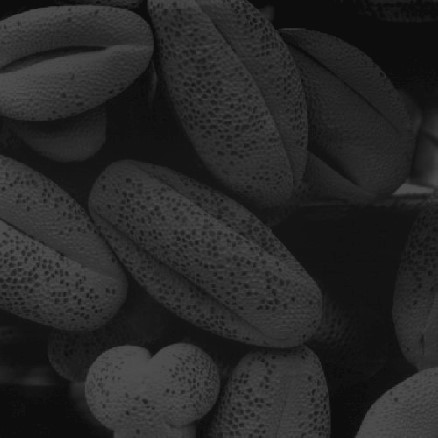
%> input picture MATLAB/直方图增强/test.jpg, 438 x 438 px
$ octave main.m   (GNU Octave 9; MATLAB toolbox functions it lacks are replaced by stand-ins)
%> lines starting %> are read from the running program, lines starting %| are printed output that depends on the picture
I = imread('test.jpg');
%> I is the input picture: size 438x438x3 uint8; min 6, max 83, mean 38.8

subplot(2, 2, 1);
imshow(I);
title('原始图像');

hgram=50:2:250;
J=histeq(I,hgram);
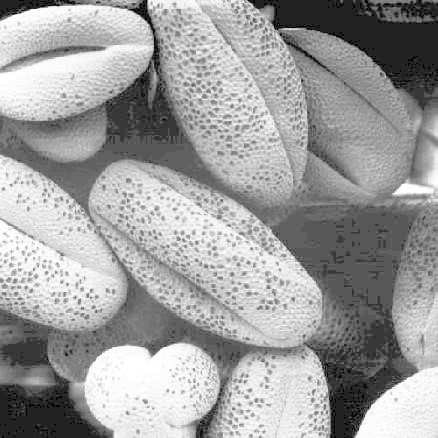
%> J: size 438x438x3 uint8; min 0, max 255, mean 158.2

subplot(2,2,2);
imshow(J);
title('图像的规定化');

subplot(2,2,3),;
imhist(I,64);
title('原始图像的直方图');

subplot(2,2,4);
imhist(J,64);
title('规定化后的直方图');
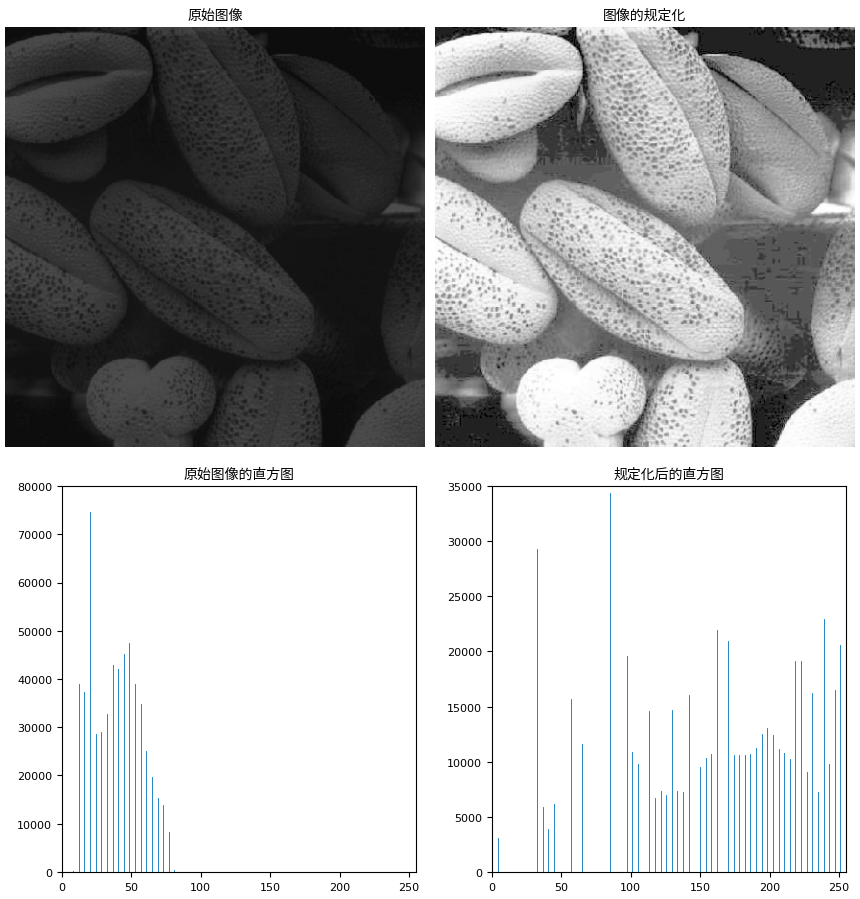
%> figure redrawn from the program's plot data, 4 panels
